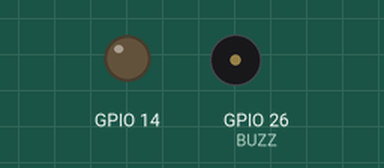
This program was run on a simulated ESP32. Shown: output pins drawn as LEDs (lit = HIGH), buzzer (waves = sounding).

Above: at 0.01 s.
Timing chart, 0 to 4.6 s (numbered marks = the images above):
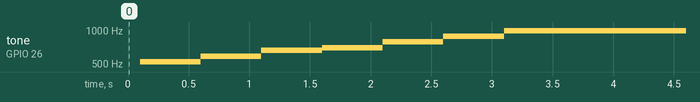

The program:

main.cpp
```cpp
#include <Arduino.h>

const unsigned int BUZZ = 26; // Check schematic and see pin connection to buzzer
const unsigned int BUZZ_CHANNEL = 0; //Selecting PWM channel 0

const unsigned int octave = 5;

void setup() {
  // Stop the right motor by setting pin 14 low
  // this pin floats high or is pulled
  // high during the bootloader phase for some reason
  pinMode(14, OUTPUT);
  digitalWrite(14, LOW);
  delay(100);

  ledcAttachPin(BUZZ, BUZZ_CHANNEL);
  ledcWriteNote(BUZZ_CHANNEL, NOTE_C, octave);
  delay(500);
  ledcWriteNote(BUZZ_CHANNEL, NOTE_D, octave);
  delay(500);
  ledcWriteNote(BUZZ_CHANNEL, NOTE_E, octave);
  delay(500);
  ledcWriteNote(BUZZ_CHANNEL, NOTE_F, octave);
  delay(500);
  ledcWriteNote(BUZZ_CHANNEL, NOTE_G, octave);
  delay(500);
  ledcWriteNote(BUZZ_CHANNEL, NOTE_A, octave);
  delay(500);
  ledcWriteNote(BUZZ_CHANNEL, NOTE_B, octave);
  delay(500);
  noTone(BUZZ_CHANNEL);
}

void loop() {
  //
}
```
